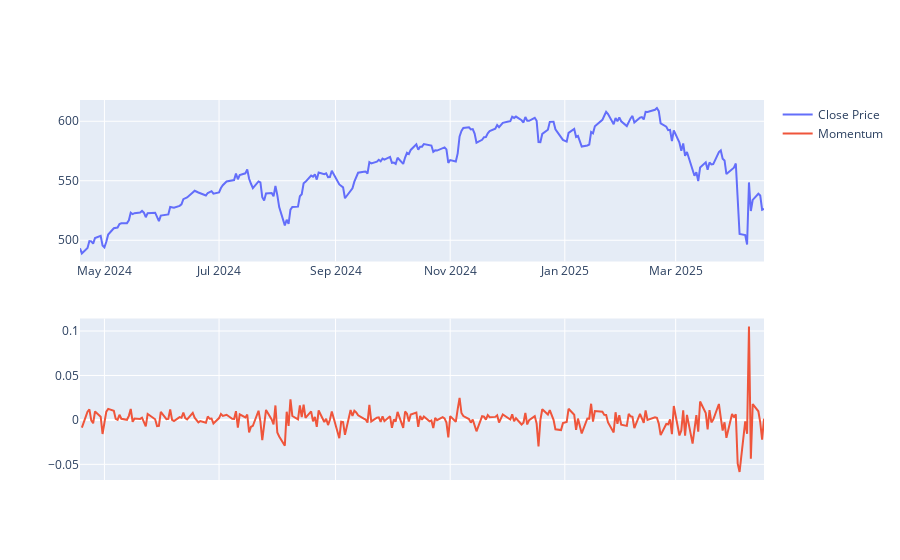

The notebook cell this image was saved under:
### Markdown cell above
## Buying/Selling Markers

### Code cell
# Creating subplots to show momentum and buying/selling markers
figure = make_subplots(rows=2, cols=1)
figure.add_trace(go.Scatter(x=data.index, 
                         y=data['Close'], 
                         name='Close Price'))
figure.add_trace(go.Scatter(x=data.index, 
                         y=data['momentum'], 
                         name='Momentum', 
                         yaxis='y2'))

### Figure 1 — Plotly figure (JSON) as saved in the notebook; plotly's stock layout.template omitted (floating-point values rounded to 4 significant figures; data arrays with more than 128 entries replaced by an {"elided": "..."} marker saying what was removed)
{"data": [{"name": "Close Price", "type": "scatter", "x": {"elided": "251 str values"}, "y": {"elided": "251 float values"}}, {"name": "Momentum", "type": "scatter", "x": {"elided": "251 str values"}, "y": {"elided": "251 float values"}, "yaxis": "y2"}], "layout": {"xaxis": {"anchor": "y", "domain": [0, 1]}, "xaxis2": {"anchor": "y2", "domain": [0, 1]}, "yaxis": {"anchor": "x", "domain": [0.575, 1]}, "yaxis2": {"anchor": "x2", "domain": [0, 0.425]}}}
